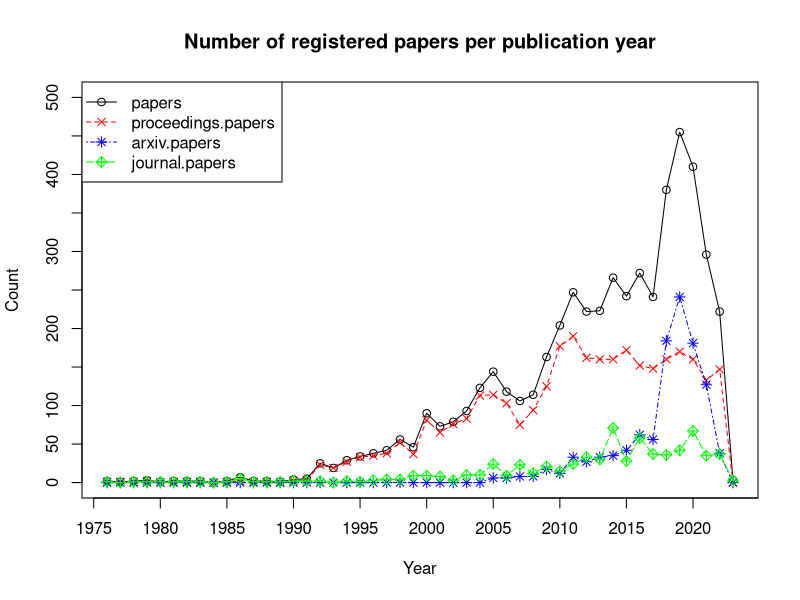

Write the R code that produced this figure.
data <- read.csv("./data/paper_statistics_for_each_year.csv", fileEncoding = "utf8", header = T)
cols <- c("black", "red", "blue", "green", "purple")
ltys <- c(1, 2, 4, 5, 6)
pchs <- c(1, 4, 8, 9, 10)

xmin <- data[1,1]
xmax <- rev(data[,1])[1]

#png('plot.png')
#dev.new(width=25, height=25)
png("docs/output/paper_statistics_for_each_year.png", width = 800, height = 500) 
#par(pin = c(20,10))
plot(0, 0, main="Number of registered papers per publication year",type = "n", xlim = c(xmin, xmax), ylim = c(0, 500), xlab = names(data)[1], ylab = "Count", yaxp=c(0,500,10), xaxp=c(1975,2025,10))
#axis(1, at=c(1980, 1985, 1990),labels=c("aaa", "bbb", "ccc"))

for (i in 2:ncol(data)) {
  points(xmin:xmax, data[, i], pch = pchs[i-1], col = cols[i-1])
  lines(xmin:xmax,data[, i], lty = ltys[i-1], col = cols[i-1])
}

labels <- colnames(data[,2:5])
legend("topleft", legend = labels, col = cols, pch = pchs, lty = ltys)

#plot(data[,1],data[,2], type="l", col="black")
#points(data[,1],data[,3],type="l", col="red")
#points(data[,1],data[,4],type="l", col="blue")
#points(data[,1],data[,5],type="l", col="green")
#
#legend("topleft", names(data)[2:5],
#lwd=c(5,2,3,1,2,2,2,2),
#col=c("black","brown","black","black","blue","green","orange","pink"),
#lty=c("solid","solid","solid","solid","solid","dashed","dotted","dotdash"))